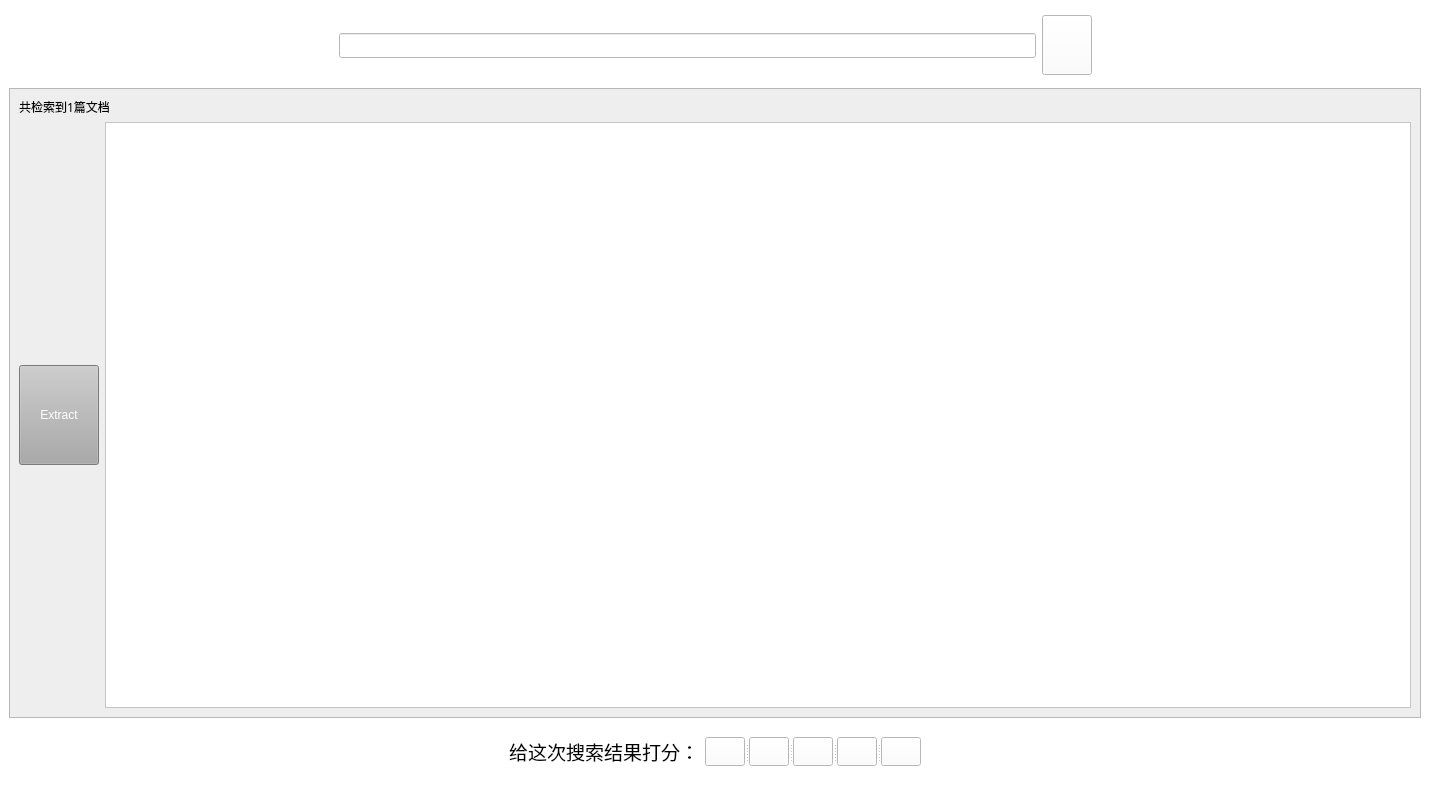
<?xml version="1.0" encoding="UTF-8"?>
<ui version="4.0">
 <class>SearchEngine</class>
 <widget class="QMainWindow" name="SearchEngine">
  <property name="geometry">
   <rect>
    <x>0</x>
    <y>0</y>
    <width>1341</width>
    <height>788</height>
   </rect>
  </property>
  <property name="sizePolicy">
   <sizepolicy hsizetype="Preferred" vsizetype="Maximum">
    <horstretch>0</horstretch>
    <verstretch>0</verstretch>
   </sizepolicy>
  </property>
  <property name="font">
   <font>
    <family>等线 Light</family>
   </font>
  </property>
  <property name="windowTitle">
   <string>MainWindow</string>
  </property>
  <widget class="QWidget" name="centralwidget">
   <property name="styleSheet">
    <string notr="true">background-color: rgb(255, 255, 255);</string>
   </property>
   <layout class="QGridLayout" name="gridLayout">
    <item row="0" column="0">
     <layout class="QVBoxLayout" name="verticalLayout_3">
      <item>
       <layout class="QHBoxLayout" name="horizontalLayout_3">
        <item>
         <spacer name="horizontalSpacer_3">
          <property name="orientation">
           <enum>Qt::Horizontal</enum>
          </property>
          <property name="sizeType">
           <enum>QSizePolicy::Expanding</enum>
          </property>
          <property name="sizeHint" stdset="0">
           <size>
            <width>300</width>
            <height>30</height>
           </size>
          </property>
         </spacer>
        </item>
        <item>
         <layout class="QVBoxLayout" name="verticalLayout_2">
          <item>
           <spacer name="verticalSpacer_2">
            <property name="orientation">
             <enum>Qt::Vertical</enum>
            </property>
            <property name="sizeType">
             <enum>QSizePolicy::Minimum</enum>
            </property>
            <property name="sizeHint" stdset="0">
             <size>
              <width>697</width>
              <height>24</height>
             </size>
            </property>
           </spacer>
          </item>
          <item>
           <widget class="QLineEdit" name="search_input">
            <property name="sizePolicy">
             <sizepolicy hsizetype="Minimum" vsizetype="Fixed">
              <horstretch>0</horstretch>
              <verstretch>0</verstretch>
             </sizepolicy>
            </property>
            <property name="minimumSize">
             <size>
              <width>500</width>
              <height>0</height>
             </size>
            </property>
            <property name="styleSheet">
             <string notr="true">font: 25 9pt &quot;Microsoft YaHei&quot;;</string>
            </property>
           </widget>
          </item>
          <item>
           <spacer name="verticalSpacer">
            <property name="orientation">
             <enum>Qt::Vertical</enum>
            </property>
            <property name="sizeType">
             <enum>QSizePolicy::Minimum</enum>
            </property>
            <property name="sizeHint" stdset="0">
             <size>
              <width>697</width>
              <height>24</height>
             </size>
            </property>
           </spacer>
          </item>
         </layout>
        </item>
        <item>
         <widget class="QPushButton" name="search_button">
          <property name="sizePolicy">
           <sizepolicy hsizetype="Maximum" vsizetype="Maximum">
            <horstretch>0</horstretch>
            <verstretch>0</verstretch>
           </sizepolicy>
          </property>
          <property name="minimumSize">
           <size>
            <width>50</width>
            <height>60</height>
           </size>
          </property>
          <property name="maximumSize">
           <size>
            <width>50</width>
            <height>60</height>
           </size>
          </property>
          <property name="styleSheet">
           <string notr="true">border-image: url(:/main/img/inquire.jpg);</string>
          </property>
          <property name="text">
           <string/>
          </property>
         </widget>
        </item>
        <item>
         <spacer name="horizontalSpacer_2">
          <property name="orientation">
           <enum>Qt::Horizontal</enum>
          </property>
          <property name="sizeType">
           <enum>QSizePolicy::Expanding</enum>
          </property>
          <property name="sizeHint" stdset="0">
           <size>
            <width>250</width>
            <height>30</height>
           </size>
          </property>
         </spacer>
        </item>
       </layout>
      </item>
      <item>
       <widget class="QScrollArea" name="scrollArea">
        <property name="sizePolicy">
         <sizepolicy hsizetype="Expanding" vsizetype="Expanding">
          <horstretch>0</horstretch>
          <verstretch>0</verstretch>
         </sizepolicy>
        </property>
        <property name="minimumSize">
         <size>
          <width>0</width>
          <height>600</height>
         </size>
        </property>
        <property name="styleSheet">
         <string notr="true">background-color:rgb(238, 238, 238)</string>
        </property>
        <property name="widgetResizable">
         <bool>true</bool>
        </property>
        <widget class="QWidget" name="scrollAreaWidgetContents">
         <property name="geometry">
          <rect>
           <x>0</x>
           <y>0</y>
           <width>1315</width>
           <height>598</height>
          </rect>
         </property>
         <layout class="QVBoxLayout" name="verticalLayout_4">
          <item>
           <widget class="QLabel" name="total_label">
            <property name="sizePolicy">
             <sizepolicy hsizetype="Preferred" vsizetype="Maximum">
              <horstretch>0</horstretch>
              <verstretch>0</verstretch>
             </sizepolicy>
            </property>
            <property name="maximumSize">
             <size>
              <width>16777215</width>
              <height>30</height>
             </size>
            </property>
            <property name="font">
             <font>
              <family>黑体</family>
              <weight>50</weight>
              <bold>false</bold>
             </font>
            </property>
            <property name="text">
             <string>共检索到1篇文档</string>
            </property>
           </widget>
          </item>
          <item>
           <layout class="QHBoxLayout" name="horizontalLayout_4">
            <item>
             <widget class="QPushButton" name="extract_button1">
              <property name="sizePolicy">
               <sizepolicy hsizetype="Maximum" vsizetype="Expanding">
                <horstretch>0</horstretch>
                <verstretch>0</verstretch>
               </sizepolicy>
              </property>
              <property name="minimumSize">
               <size>
                <width>0</width>
                <height>100</height>
               </size>
              </property>
              <property name="maximumSize">
               <size>
                <width>80</width>
                <height>100</height>
               </size>
              </property>
              <property name="styleSheet">
               <string notr="true">color: rgb(255, 255, 255);
background-color: rgb(170, 170, 170);
font: 9pt &quot;Britannic Bold&quot;;</string>
              </property>
              <property name="text">
               <string>Extract</string>
              </property>
             </widget>
            </item>
            <item>
             <widget class="QTextBrowser" name="text1">
              <property name="sizePolicy">
               <sizepolicy hsizetype="Expanding" vsizetype="Expanding">
                <horstretch>0</horstretch>
                <verstretch>0</verstretch>
               </sizepolicy>
              </property>
              <property name="minimumSize">
               <size>
                <width>0</width>
                <height>200</height>
               </size>
              </property>
              <property name="styleSheet">
               <string notr="true">background-color: rgb(255, 255, 255);
font: 25 11pt &quot;Microsoft YaHei&quot;;</string>
              </property>
             </widget>
            </item>
           </layout>
          </item>
         </layout>
        </widget>
       </widget>
      </item>
      <item>
       <layout class="QHBoxLayout" name="horizontalLayout_2">
        <item>
         <spacer name="horizontalSpacer">
          <property name="orientation">
           <enum>Qt::Horizontal</enum>
          </property>
          <property name="sizeType">
           <enum>QSizePolicy::Minimum</enum>
          </property>
          <property name="sizeHint" stdset="0">
           <size>
            <width>500</width>
            <height>55</height>
           </size>
          </property>
         </spacer>
        </item>
        <item>
         <layout class="QVBoxLayout" name="verticalLayout">
          <item>
           <spacer name="verticalSpacer_3">
            <property name="orientation">
             <enum>Qt::Vertical</enum>
            </property>
            <property name="sizeType">
             <enum>QSizePolicy::Maximum</enum>
            </property>
            <property name="sizeHint" stdset="0">
             <size>
              <width>384</width>
              <height>13</height>
             </size>
            </property>
           </spacer>
          </item>
          <item>
           <layout class="QHBoxLayout" name="horizontalLayout">
            <item>
             <widget class="QLabel" name="mark_label">
              <property name="sizePolicy">
               <sizepolicy hsizetype="Preferred" vsizetype="Maximum">
                <horstretch>0</horstretch>
                <verstretch>0</verstretch>
               </sizepolicy>
              </property>
              <property name="maximumSize">
               <size>
                <width>250</width>
                <height>50</height>
               </size>
              </property>
              <property name="font">
               <font>
                <family>Microsoft YaHei</family>
                <pointsize>14</pointsize>
                <weight>3</weight>
                <italic>false</italic>
                <bold>false</bold>
               </font>
              </property>
              <property name="styleSheet">
               <string notr="true">font: 25 14pt &quot;Microsoft YaHei&quot;;</string>
              </property>
              <property name="text">
               <string>给这次搜索结果打分：</string>
              </property>
             </widget>
            </item>
            <item>
             <widget class="QSplitter" name="splitter_4">
              <property name="orientation">
               <enum>Qt::Horizontal</enum>
              </property>
              <widget class="QPushButton" name="star1">
               <property name="sizePolicy">
                <sizepolicy hsizetype="Fixed" vsizetype="Fixed">
                 <horstretch>0</horstretch>
                 <verstretch>0</verstretch>
                </sizepolicy>
               </property>
               <property name="maximumSize">
                <size>
                 <width>50</width>
                 <height>50</height>
                </size>
               </property>
               <property name="styleSheet">
                <string notr="true">border-image: url(:/main/img/empty_star.png);</string>
               </property>
               <property name="text">
                <string/>
               </property>
              </widget>
              <widget class="QPushButton" name="star2">
               <property name="sizePolicy">
                <sizepolicy hsizetype="Fixed" vsizetype="Fixed">
                 <horstretch>0</horstretch>
                 <verstretch>0</verstretch>
                </sizepolicy>
               </property>
               <property name="maximumSize">
                <size>
                 <width>50</width>
                 <height>50</height>
                </size>
               </property>
               <property name="styleSheet">
                <string notr="true">border-image: url(:/main/img/empty_star.png);</string>
               </property>
               <property name="text">
                <string/>
               </property>
              </widget>
              <widget class="QPushButton" name="star3">
               <property name="sizePolicy">
                <sizepolicy hsizetype="Fixed" vsizetype="Fixed">
                 <horstretch>0</horstretch>
                 <verstretch>0</verstretch>
                </sizepolicy>
               </property>
               <property name="maximumSize">
                <size>
                 <width>50</width>
                 <height>50</height>
                </size>
               </property>
               <property name="styleSheet">
                <string notr="true">border-image: url(:/main/img/empty_star.png);</string>
               </property>
               <property name="text">
                <string/>
               </property>
              </widget>
              <widget class="QPushButton" name="star4">
               <property name="sizePolicy">
                <sizepolicy hsizetype="Fixed" vsizetype="Fixed">
                 <horstretch>0</horstretch>
                 <verstretch>0</verstretch>
                </sizepolicy>
               </property>
               <property name="maximumSize">
                <size>
                 <width>50</width>
                 <height>50</height>
                </size>
               </property>
               <property name="styleSheet">
                <string notr="true">border-image: url(:/main/img/empty_star.png);</string>
               </property>
               <property name="text">
                <string/>
               </property>
              </widget>
              <widget class="QPushButton" name="star5">
               <property name="sizePolicy">
                <sizepolicy hsizetype="Fixed" vsizetype="Fixed">
                 <horstretch>0</horstretch>
                 <verstretch>0</verstretch>
                </sizepolicy>
               </property>
               <property name="maximumSize">
                <size>
                 <width>50</width>
                 <height>50</height>
                </size>
               </property>
               <property name="styleSheet">
                <string notr="true">border-image: url(:/main/img/empty_star.png);</string>
               </property>
               <property name="text">
                <string/>
               </property>
              </widget>
             </widget>
            </item>
           </layout>
          </item>
          <item>
           <spacer name="verticalSpacer_5">
            <property name="orientation">
             <enum>Qt::Vertical</enum>
            </property>
            <property name="sizeType">
             <enum>QSizePolicy::Maximum</enum>
            </property>
            <property name="sizeHint" stdset="0">
             <size>
              <width>384</width>
              <height>13</height>
             </size>
            </property>
           </spacer>
          </item>
         </layout>
        </item>
        <item>
         <spacer name="horizontalSpacer_5">
          <property name="orientation">
           <enum>Qt::Horizontal</enum>
          </property>
          <property name="sizeType">
           <enum>QSizePolicy::Minimum</enum>
          </property>
          <property name="sizeHint" stdset="0">
           <size>
            <width>500</width>
            <height>55</height>
           </size>
          </property>
         </spacer>
        </item>
       </layout>
      </item>
     </layout>
    </item>
   </layout>
  </widget>
 </widget>
 <resources>
  <include location="source.qrc"/>
 </resources>
 <connections>
  <connection>
   <sender>search_button</sender>
   <signal>clicked()</signal>
   <receiver>SearchEngine</receiver>
   <slot>search()</slot>
   <hints>
    <hint type="sourcelabel">
     <x>1070</x>
     <y>61</y>
    </hint>
    <hint type="destinationlabel">
     <x>1013</x>
     <y>-13</y>
    </hint>
   </hints>
  </connection>
  <connection>
   <sender>star1</sender>
   <signal>clicked()</signal>
   <receiver>SearchEngine</receiver>
   <slot>mark1()</slot>
   <hints>
    <hint type="sourcelabel">
     <x>726</x>
     <y>761</y>
    </hint>
    <hint type="destinationlabel">
     <x>929</x>
     <y>783</y>
    </hint>
   </hints>
  </connection>
  <connection>
   <sender>star2</sender>
   <signal>clicked()</signal>
   <receiver>SearchEngine</receiver>
   <slot>mark2()</slot>
   <hints>
    <hint type="sourcelabel">
     <x>765</x>
     <y>761</y>
    </hint>
    <hint type="destinationlabel">
     <x>1038</x>
     <y>780</y>
    </hint>
   </hints>
  </connection>
  <connection>
   <sender>star3</sender>
   <signal>clicked()</signal>
   <receiver>SearchEngine</receiver>
   <slot>mark3()</slot>
   <hints>
    <hint type="sourcelabel">
     <x>805</x>
     <y>761</y>
    </hint>
    <hint type="destinationlabel">
     <x>1005</x>
     <y>792</y>
    </hint>
   </hints>
  </connection>
  <connection>
   <sender>star4</sender>
   <signal>clicked()</signal>
   <receiver>SearchEngine</receiver>
   <slot>mark4()</slot>
   <hints>
    <hint type="sourcelabel">
     <x>844</x>
     <y>761</y>
    </hint>
    <hint type="destinationlabel">
     <x>1117</x>
     <y>784</y>
    </hint>
   </hints>
  </connection>
  <connection>
   <sender>star5</sender>
   <signal>clicked()</signal>
   <receiver>SearchEngine</receiver>
   <slot>mark5()</slot>
   <hints>
    <hint type="sourcelabel">
     <x>884</x>
     <y>761</y>
    </hint>
    <hint type="destinationlabel">
     <x>1199</x>
     <y>786</y>
    </hint>
   </hints>
  </connection>
  <connection>
   <sender>extract_button1</sender>
   <signal>clicked()</signal>
   <receiver>SearchEngine</receiver>
   <slot>extract()</slot>
   <hints>
    <hint type="sourcelabel">
     <x>77</x>
     <y>395</y>
    </hint>
    <hint type="destinationlabel">
     <x>55</x>
     <y>64</y>
    </hint>
   </hints>
  </connection>
 </connections>
 <slots>
  <slot>search()</slot>
  <slot>mark1()</slot>
  <slot>mark2()</slot>
  <slot>mark3()</slot>
  <slot>mark4()</slot>
  <slot>mark5()</slot>
  <slot>extract()</slot>
 </slots>
</ui>
